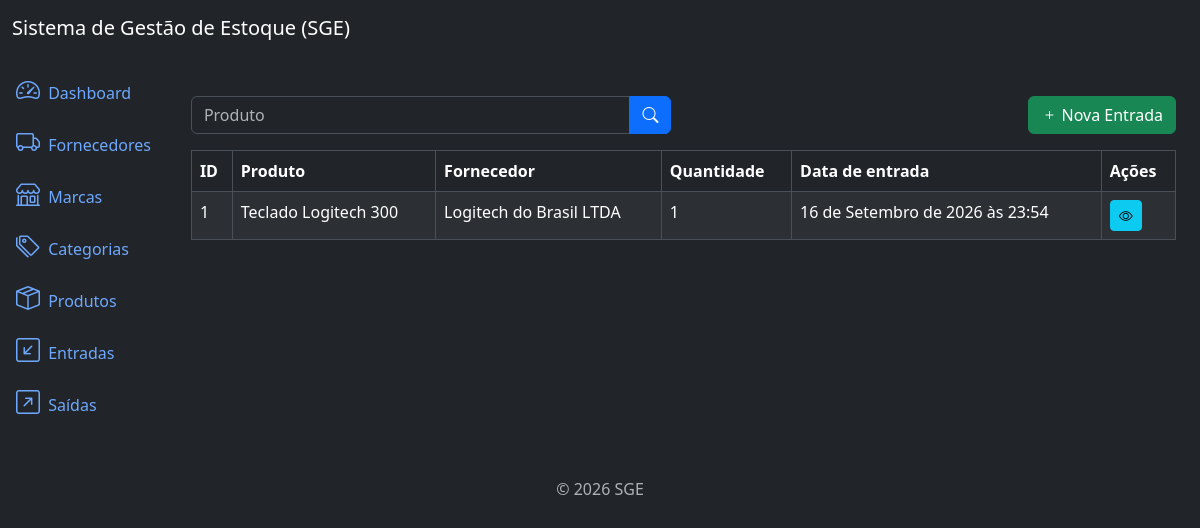
/inflows/list/, run on an earlier commit of the app's database.
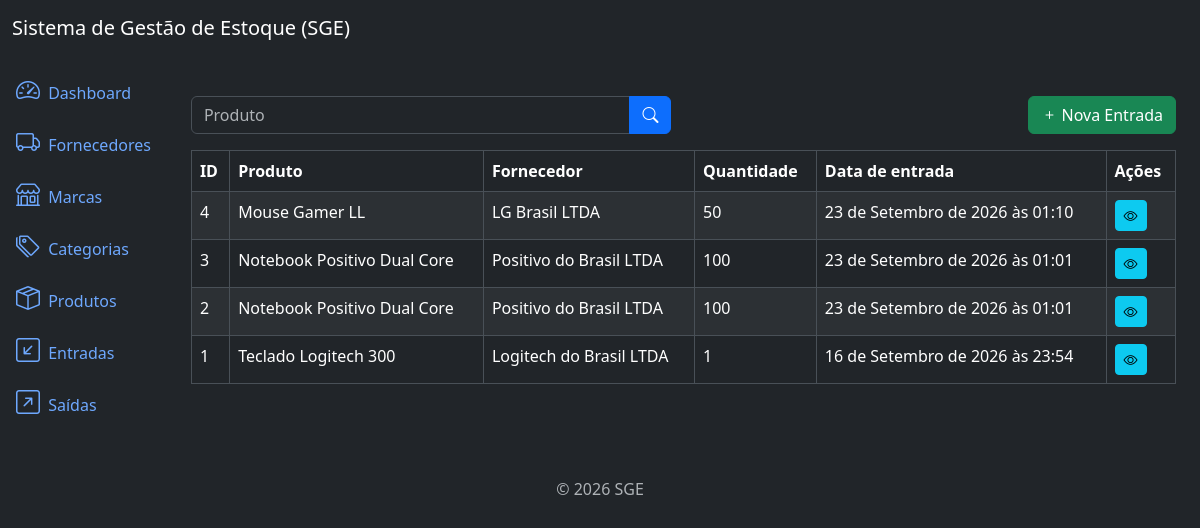
And on a later commit of the database.
### inflows/models.py (models this page shows, shortened)
class Inflow(models.Model):
    supplier = models.ForeignKey(Supplier, on_delete= models.PROTECT, related_name= "inflows")
    product = models.ForeignKey(Product, on_delete= models.PROTECT, related_name= "inflows")
    quantity = models.IntegerField()
    description = models.TextField(null= True, blank= True)
    created_at = models.DateTimeField(auto_now_add= True)
    updated_at =models.DateTimeField(auto_now= True)
    class Meta:
        ordering = ["-created_at"]

### products/models.py (models this page shows)
class Product(models.Model):
    title = models.CharField(max_length= 500)
    category = models.ForeignKey(Category, on_delete= models.PROTECT, related_name= "products")
    brand = models.ForeignKey(Brand, on_delete= models.PROTECT, related_name= "products")
    description = models.TextField(null= True, blank= True)
    serie_number = models.CharField(max_length= 200, null= True, blank= True)
    cost_price = models.DecimalField(max_digits= 20, decimal_places= 2)
    selling_price = models.DecimalField(max_digits= 20, decimal_places= 2)
    quantity = models.IntegerField(default= 0)
    created_at = models.DateTimeField(auto_now_add= True)
    updated_at = models.DateTimeField(auto_now= True)
    class Meta:
        ordering = ["title"]
    def __str__(self):
        return self.title

### suppliers/models.py (models this page shows)
class Supplier(models.Model):
    name = models.CharField(max_length= 500)
    description = models.TextField(null= True, blank= True)
    created_at = models.DateTimeField(auto_now_add= True)
    updated_at = models.DateTimeField(auto_now= True)
    class Meta:
        ordering = ["name"]
    def __str__(self):
        return self.name

### inflows/views.py (the view)
# urls.py: path('inflows/list/', views.InflowListView.as_view(), name='inflow_list'),
class InflowListView(ListView):
    model = models.Inflow
    template_name = "inflow_list.html"
    context_object_name = "inflows"
    paginate_by = 10
    def get_queryset(self):
        queryset =  super().get_queryset()
        product = self.request.GET.get("product")
        if product:
            queryset = queryset.filter(product__icontains= product)
        return queryset

### inflows/templates/inflow_list.html (shortened to what this page needs)
{% extends 'base.html' %}
{% block content %}
<div class="row mb-3">
    <div class="col-md-6">
        <form method="get" action="{% url 'inflow_list' %}">
            <div class="input-group">
                <input type="text" class="form-control" name="product" placeholder="Produto" value="{{ request.GET.name }}">
                <button type="submit" class="btn btn-primary">
                    <i class="bi bi-search"></i>
                </button>
            </div>
        </form>
    </div>
    <div class="col-md-6">
        <a href="{% url 'inflow_create' %}" class="btn btn-success float-end">
            <i class="bi bi-plus"></i> Nova Entrada
        </a>
    </div>
</div>
<div class="table-responsive">
    <table class="table table-striped table-bordered">
        <thead class="thead-dark">
            <tr>
                <th>ID</th>
                <th>Produto</th>
                <th>Fornecedor</th>
                <th>Quantidade</th>
                <th>Data de entrada</th>
                <th>Ações</th>
            </tr>
        </thead>
        <tbody>
            {% for inflow in inflows %}
            <tr>
                <td>{{ inflow.id }}</td>
                <td>{{ inflow.product }}</td>
                <td>{{ inflow.supplier }}</td>
                <td>{{ inflow.quantity }}</td>
                <td>{{ inflow.created_at }}</td>
                <td>
                    <a href="{% url 'inflow_detail' inflow.id %}" class="btn btn-info btn-sm">
                        <i class="bi bi-eye"></i>
                    </a>
                </td>
            </tr>
            {% endfor %}
        </tbody>
    </table>
</div>
{% endblock %}

### app/templates/base.html (shortened to what this page needs)
<!DOCTYPE html>
<html lang="pt-br" data-bs-theme="dark">
<head>
  <link href="https://cdn.jsdelivr.net/npm/bootstrap@5.3.3/dist/css/bootstrap.min.css" rel="stylesheet">
  <link rel="stylesheet" href="https://cdn.jsdelivr.net/npm/bootstrap-icons@1.11.3/font/bootstrap-icons.min.css">
</head>
<body>
  {% include 'components/_header.html' %}
  <div class="container-fluid">
    {% include 'components/_sidebar.html' %}
    <div class="col py-3">
      <div class="container mt-4">
        <main>
          {% block content %}
          {% endblock %}
        </main>
      </div>
    </div>
  </div>
  </div>
  {% include 'components/_footer.html' %}
</body>
</html>

### app/templates/components/_header.html
<nav class="navbar navbar-expand-lg navbar-light bg-dark">
  <div class="container-fluid">
    <a class="navbar-brand text-white" href="#">Sistema de Gestão de Estoque (SGE)</a>
  </div>
</nav>

### app/templates/components/_sidebar.html (shortened to what this page needs)
<div class="row flex-nowrap">
  <div class="col-auto col-md-0 col-xl-0 px-0 bg-dark">
    <div class="d-flex flex-column align-items-center align-items-sm-start px-3 pt-2 text-white">
      <div class="collapse d-sm-block" id="menuCollapse">
        <ul class="nav flex-column align-items-start" id="menu">
          <li>
            <a href="{% url 'home' %}" class="nav-link px-0 align-middle">
              <i class="bi bi-speedometer2 fs-4"></i>
              <span class="ms-1">Dashboard</span>
            </a>
          </li>
          <li>
            <a href="{% url 'supplier_list' %}" class="nav-link px-0 align-middle">
              <i class="bi bi-truck fs-4"></i>
              <span class="ms-1">Fornecedores</span>
            </a>
          </li>
          <li>
            <a href="{% url 'brand_list' %}" class="nav-link px-0 align-middle">
              <i class="bi bi-shop fs-4"></i>
              <span class="ms-1">Marcas</span>
            </a>
          </li>
          <li>
            <a href="{% url 'category_list' %}" class="nav-link px-0 align-middle">
              <i class="bi bi-tags fs-4"></i>
              <span class="ms-1">Categorias</span>
            </a>
          </li>
          <li>
            <a href="{% url 'product_list' %}" class="nav-link px-0 align-middle">
              <i class="bi bi-box-seam fs-4"></i>
              <span class="ms-1">Produtos</span>
            </a>
          </li>
          <li>
            <a href="{% url 'inflow_list' %}" class="nav-link px-0 align-middle">
              <i class="bi bi-arrow-down-left-square fs-4"></i>
              <span class="ms-1">Entradas</span>
            </a>
          </li>
          <li>
            <a href="{% url 'outflow_list' %}" class="nav-link px-0 align-middle">
              <i class="bi bi-arrow-up-right-square fs-4"></i>
              <span class="ms-1">Saídas</span>
            </a>
          </li>
        </ul>
      </div>
    </div>
  </div>

### app/templates/components/_footer.html
<footer class="footer mt-auto py-3 text-center">
  <div class="container">
    <span class="text-muted">© 2026 SGE</span>
  </div>
</footer>

What changed in the data, as far as the page shows it:
added Inflow: id "4", product "Mouse Gamer LL", supplier "LG Brasil LTDA", quantity "50", created_at "23 de Setembro de 2026 às 01:10"
added Inflow: id "3", product "Notebook Positivo Dual Core", supplier "Positivo do Brasil LTDA", quantity "100", created_at "23 de Setembro de 2026 às 01:01"
added Inflow: id "2", product "Notebook Positivo Dual Core", supplier "Positivo do Brasil LTDA", quantity "100", created_at "23 de Setembro de 2026 às 01:01"
